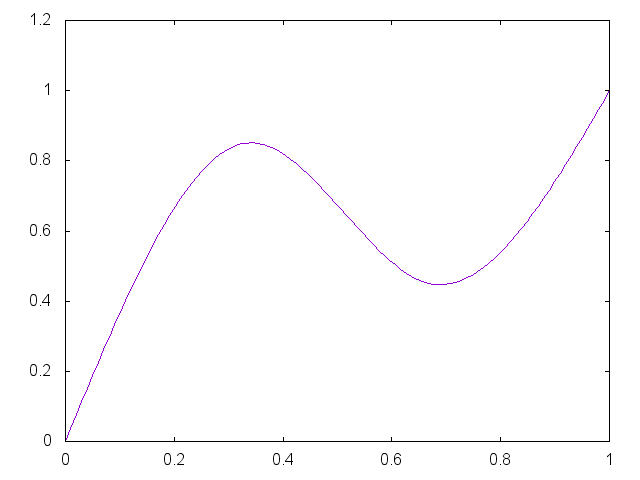

This chart was generated by the following gnuplot code:


set term png

set output "generate/static/generate/csplines-0.85-0.45.png"
plot '-' smooth csplines notitle
0 0
0.33 0.85
0.67 0.45 
1 1
e

reset;
